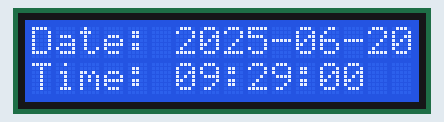
Recording of a program running on a simulated Arduino Uno, built with avr-gcc and run on an emulated ATmega328P. On the bench: 16×2 character LCD. Wiring (inferred from the names in the program): DS3231 clock at I2C address 0x68. The local clock reads 2024-03-15 10:24:30 at power-on unless the program sets it.

Above: at 0.2 s.
At 4.3 s:
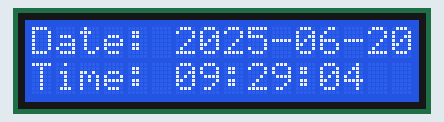
At 9.5 s:
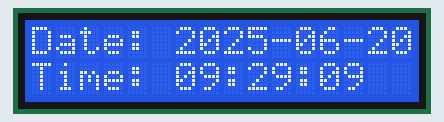
At 18.8 s:
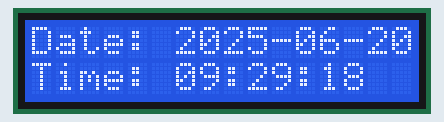
At 28.2 s:
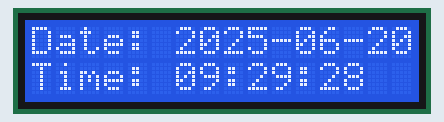
At 38.5 s:
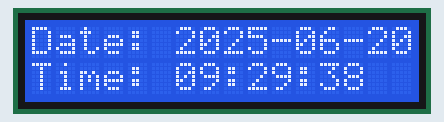

The program:

main.cpp
```cpp
//
// Author: BoBoBaSs84
// This code is a simple Arduino sketch that reads the current date and time from a DS3231 RTC (Real Time Clock) module
// and displays it on an I2C LCD. It initializes the DS3231 with a specific date and time, retrieves the current date
// and time and shows it on the LCD display. The code uses the Wire library for I2C communication and the LiquidCrystal_I2C
// library for controlling the LCD.
//
#include <Arduino.h>
#include <DateTime.h>
#include <Wire.h>
#include <LiquidCrystal_I2C.h>

// the address of the external clock
#define DS3231_I2C_ADDRESS 0x68
// the data length to read
#define DS3231_DATA_LENGTH (uint8_t)7
// the address of the I2C LCD display
#define LCD_I2C_ADDRESS 0x23
// the columns of the lcd display
#define LCD_COLUMNS 16
// the rows of the lcd display
#define LCD_ROWS 2

// initialize the I2C LCD object (address, columns, rows)
LiquidCrystal_I2C lcd(LCD_I2C_ADDRESS, LCD_COLUMNS, LCD_ROWS);

void showOnDisplay(String, String);
void setTime(byte second, byte minute, byte hour, byte dayOfWeek, byte dayOfMonth, byte month, byte year);
DateTime getCurrentDateTime(byte address);
void showDateTimeOnDisplay(DateTime dateTime);

// the setup function runs once when you press reset or power the board
void setup()
{
  // initialize the serial communication
  Serial.begin(9600);
  // wait for serial port to connect. Needed for native USB port only
  while (!Serial)
  {
  }
  // initialize the I2C communication
  Wire.begin();
  // initialize the I2C LCD
  lcd.init();
  // clear the display
  lcd.clear();
  // turn on the backlight
  lcd.backlight();
  // set the time and date on the DS3231
  setTime(0, 29, 9, 7, 28, 6, 25); // set the current time and date
}

// the loop function runs over and over again forever
void loop()
{
  // get the current date and time
  DateTime dt = getCurrentDateTime(DS3231_I2C_ADDRESS);
  // show the date and time on the display
  showDateTimeOnDisplay(dt);
  // wait for a second
  delay(1000);
}

/// @brief This function shows the given date and time on the display.
/// @param dateTime The date and time to show.
void showDateTimeOnDisplay(DateTime dateTime)
{
  // create a character array to store the date
  char date[9];
  // format the date as YYYY-MM-DD
  sprintf(date, "%02lu-%02lu-%02lu", (unsigned long)(dateTime.year + 2000), (unsigned long)dateTime.month, (unsigned long)dateTime.dayOfMonth);
  // create a character array to store the time
  char time[8];
  // format the time as HH:MM:SS
  sprintf(time, "%02lu:%02lu:%02lu", (unsigned long)dateTime.hour, (unsigned long)dateTime.minute, (unsigned long)dateTime.second);
  // show the date and time on the display
  showOnDisplay("Date: "+String(date), "Time: "+ String(time));
}

/// @brief This function shows the given strings on the display.
/// @param firstRow The string to show on the first row.
/// @param secondRow The string to show on the second row.
void showOnDisplay(String firstRow, String secondRow)
{
  // set the cursor to the first row
  lcd.setCursor(0, 0);
  // print the first row
  lcd.print(firstRow);
  // set the cursor to the second row
  lcd.setCursor(0, 1);
  // print the second row
  lcd.print(secondRow);
}

/// @brief This function sets the time and date on the DS3231.
/// @param second The second to set.
/// @param minute The minute to set.
/// @param hour The hour to set.
/// @param dayOfWeek The day of the week to set. (1=Sunday, 7=Saturday)
/// @param dayOfMonth The day of the month to set.
/// @param month The month to set.
/// @param year The year to set.
void setTime(byte second, byte minute, byte hour, byte dayOfWeek, byte dayOfMonth, byte month, byte year)
{
  Wire.beginTransmission(DS3231_I2C_ADDRESS);
  Wire.write(0); // set DS3231 register pointer to 00h
  Wire.write(((second / 10) << 4) + (second % 10)); // set seconds
  Wire.write(((minute / 10) << 4) + (minute % 10)); // set minutes
  Wire.write(((hour / 10) << 4) + (hour % 10)); // set hours
  Wire.write(dayOfWeek); // set day of week (1=Sunday, 7=Saturday)
  Wire.write(((dayOfMonth / 10) << 4) + (dayOfMonth % 10)); // set day of month
  Wire.write(((month / 10) << 4) + (month % 10)); // set month
  Wire.write(((year / 10) << 4) + (year % 10)); // set year (last two digits)
  Wire.endTransmission();
}

/// @brief This function gets the current date and time from the DS3231.
/// @param address The address of the DS3231.
/// @return The current date and time.
DateTime getCurrentDateTime(uint8_t address)
{
  // start transmitting
  Wire.beginTransmission(address);
  // set DS3231 register pointer to 00h
  Wire.write(0);
  // stop transmitting
  Wire.endTransmission();
  // request seven bytes of data from DS3231 starting from register 00h
  Wire.requestFrom(address, DS3231_DATA_LENGTH);

  // read the data from DS3231, seven bytes in total
  byte second = Wire.read(); // read the seconds
  byte minute = Wire.read(); // read the minutes
  byte hour = Wire.read(); // read the hours
  byte dayOfWeek = Wire.read(); // read the day of the week
  byte dayOfMonth = Wire.read(); // read the day of the month
  byte month = Wire.read(); // read the month
  byte year = Wire.read(); // read the year

  // Convert binary code decimal to decimal base ten integer
  second = ((second >> 4) * 10 + (second & 0x0F));
  minute = ((minute >> 4) * 10 + (minute & 0x0F));
  hour = ((hour >> 4) * 10 + (hour & 0x0F));
  dayOfWeek = (dayOfWeek & 0x07);
  dayOfMonth = ((dayOfMonth >> 4) * 10 + (dayOfMonth & 0x0F));
  month = ((month >> 4) * 10 + (month & 0x0F));
  year = ((year >> 4) * 10 + (year & 0x0F));

  // return the read date and time
  return DateTime(second, minute, hour, dayOfWeek, dayOfMonth, month, year);
}
```

DateTime.h
```cpp
#include <Arduino.h>

/// @brief This class represents a date and time object.
class DateTime
{
  public:
    /// @brief The constructor of the DateTime class.
    /// @param second The seconds of the current time.
    /// @param minute The minutes of the current time.
    /// @param hour The hours of the current time.
    /// @param dayOfWeek The day of the current week.
    /// @param dayOfMonth The day of the current month.
    /// @param month The month of the current year.
    /// @param year The current year.
    DateTime(uint8_t second, uint8_t minute, uint8_t hour, uint8_t dayOfWeek, uint8_t dayOfMonth, uint8_t month, uint16_t year) {
      this->second = second;
      this->minute = minute;
      this->hour = hour;
      this->dayOfWeek = dayOfWeek;
      this->dayOfMonth = dayOfMonth;
      this->month = month;
      this->year = year;
    }
    /// @brief The seconds of the current time.
    uint8_t second;
    /// @brief The minutes of the current time.
    uint8_t minute;
    /// @brief The hours of the current time.
    uint8_t hour;
    /// @brief The day of the current week.
    uint8_t dayOfWeek;
    /// @brief The day of the current month.
    uint8_t dayOfMonth;
    /// @brief The month of the current year.
    uint8_t month;
    /// @brief The current year.
    uint16_t year;
};
```

Measured:
- what the display in image 1 shows lasts 1.0 s, from 4.3 s to 5.3 s
